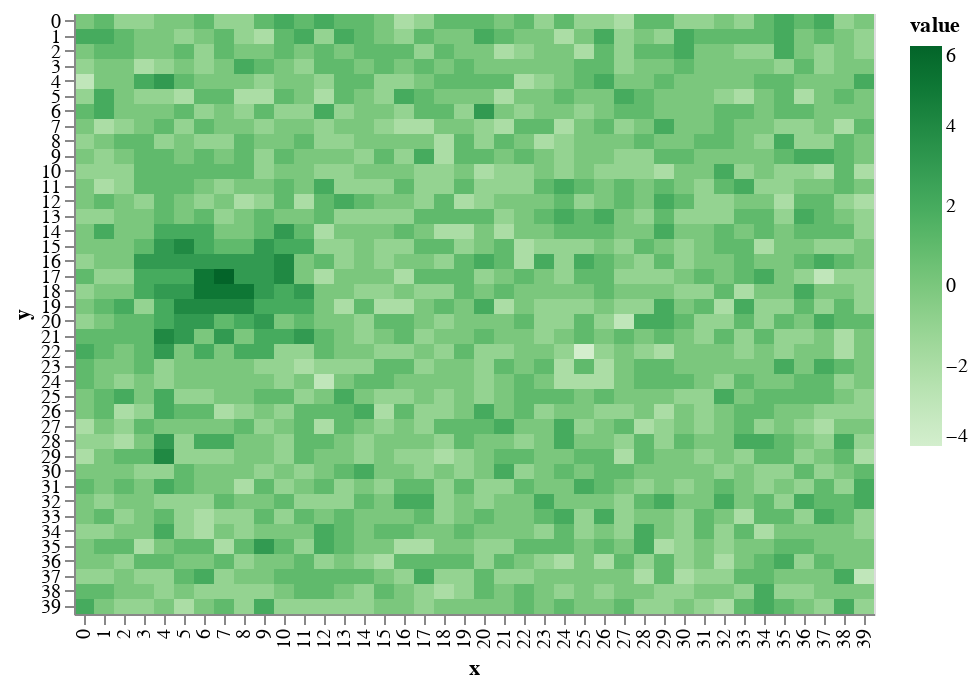

Notebook code for this chart:
### Markdown cell above
This makes a much more _natural_ looking mountain.

### Code cell
world.add_mountain(mdf)
draw.drawTerrainHeight(world.grid_elevation)

### Figure 1 — Vega-Lite specification as saved in the notebook (floating-point values rounded to 4 significant figures; data arrays with more than 128 entries replaced by an {"elided": "..."} marker saying what was removed)
{"$schema": "https://vega.github.io/schema/vega-lite/v2.6.0.json", "config": {"view": {"height": 300, "width": 400}}, "data": {"name": "data-2eea26b95f7f1f12a2ba9d9b38316164"}, "datasets": {"data-2eea26b95f7f1f12a2ba9d9b38316164": {"elided": "1600 records"}}, "encoding": {"color": {"field": "value", "scale": {"scheme": "greens"}, "type": "quantitative"}, "x": {"field": "x", "type": "ordinal"}, "y": {"field": "y", "type": "ordinal"}}, "mark": "rect"}
